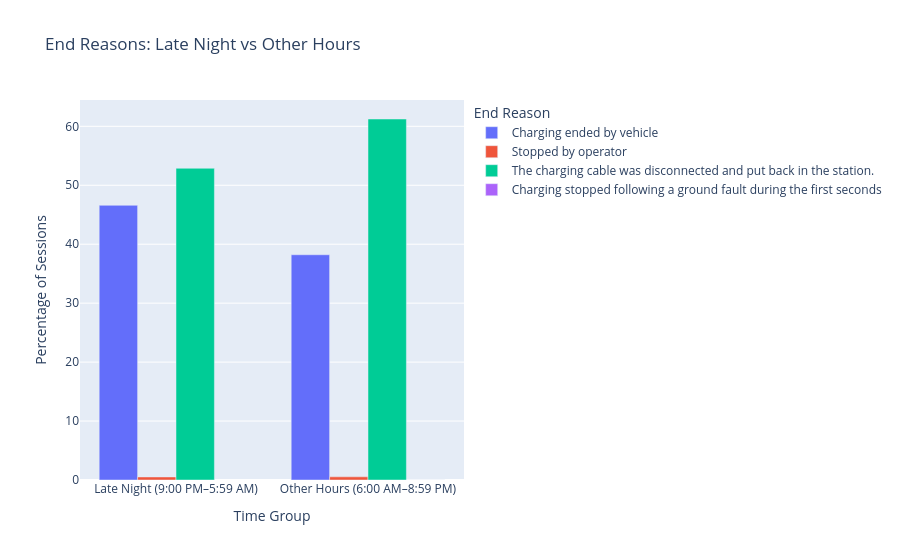

The notebook cell this image was saved under:
### Code cell
# Create interactive grouped bar chart
fig = px.bar(
    end_reason_summary,
    x="time_group",
    y="percentage",
    color="end_reason",
    barmode="group",
    title="End Reasons: Late Night vs Other Hours",
    custom_data=[
        "sessions",
        "avg_kwh",
        "avg_duration",
        "avg_kw"
    ]
)

# Customize the hover information
fig.update_traces(
    hovertemplate=
    "<b>%{x}</b><br>" +
    "End Reason: %{fullData.name}<br>" +
    "Share of Sessions: %{y:.1f}%<br>" +
    "Number of Sessions: %{customdata[0]:,}<br>" +
    "Avg Energy: %{customdata[1]:.2f} kWh<br>" +
    "Avg Duration: %{customdata[2]:.2f} hours<br>" +
    "Avg Charging Rate: %{customdata[3]:.2f} kW<br>" +
    "<extra></extra>"
)

# Update labels
fig.update_layout(
    xaxis_title="Time Group",
    yaxis_title="Percentage of Sessions",
    legend_title="End Reason"
)

fig.show()

### Figure 1 — Plotly figure (JSON) as saved in the notebook; plotly's stock layout.template omitted (floating-point values rounded to 4 significant figures)
{"data": [{"alignmentgroup": "True", "customdata": [[905, 32.58, 6.46, 5.229], [7836, 16.45, 3.367, 4.968]], "hovertemplate": "<b>%{x}</b><br>End Reason: %{fullData.name}<br>Share of Sessions: %{y:.1f}%<br>Number of Sessions: %{customdata[0]:,}<br>Avg Energy: %{customdata[1]:.2f} kWh<br>Avg Duration: %{customdata[2]:.2f} hours<br>Avg Charging Rate: %{customdata[3]:.2f} kW<br><extra></extra>", "legendgroup": "Charging ended by vehicle", "marker": {"color": "#636efa", "pattern": {"shape": ""}}, "name": "Charging ended by vehicle", "offsetgroup": "Charging ended by vehicle", "orientation": "v", "showlegend": true, "textposition": "auto", "type": "bar", "x": ["Late Night (9:00 PM–5:59 AM)", "Other Hours (6:00 AM–8:59 PM)"], "xaxis": "x", "y": [46.6, 38.21], "yaxis": "y"}, {"alignmentgroup": "True", "customdata": [[10, 11.05, 1.631, 5.768], [110, 3.307, 0.6501, 4.702]], "hovertemplate": "<b>%{x}</b><br>End Reason: %{fullData.name}<br>Share of Sessions: %{y:.1f}%<br>Number of Sessions: %{customdata[0]:,}<br>Avg Energy: %{customdata[1]:.2f} kWh<br>Avg Duration: %{customdata[2]:.2f} hours<br>Avg Charging Rate: %{customdata[3]:.2f} kW<br><extra></extra>", "legendgroup": "Stopped by operator", "marker": {"color": "#EF553B", "pattern": {"shape": ""}}, "name": "Stopped by operator", "offsetgroup": "Stopped by operator", "orientation": "v", "showlegend": true, "textposition": "auto", "type": "bar", "x": ["Late Night (9:00 PM–5:59 AM)", "Other Hours (6:00 AM–8:59 PM)"], "xaxis": "x", "y": [0.5149, 0.5364], "yaxis": "y"}, {"alignmentgroup": "True", "customdata": [[1027, 22.51, 4.004, 5.844], [12559, 13.35, 2.217, 5.788]], "hovertemplate": "<b>%{x}</b><br>End Reason: %{fullData.name}<br>Share of Sessions: %{y:.1f}%<br>Number of Sessions: %{customdata[0]:,}<br>Avg Energy: %{customdata[1]:.2f} kWh<br>Avg Duration: %{customdata[2]:.2f} hours<br>Avg Charging Rate: %{customdata[3]:.2f} kW<br><extra></extra>", "legendgroup": "The charging cable was disconnected and put back in the station.", "marker": {"color": "#00cc96", "pattern": {"shape": ""}}, "name": "The charging cable was disconnected and put back in the station.", "offsetgroup": "The charging cable was disconnected and put back in the station.", "orientation": "v", "showlegend": true, "textposition": "auto", "type": "bar", "x": ["Late Night (9:00 PM–5:59 AM)", "Other Hours (6:00 AM–8:59 PM)"], "xaxis": "x", "y": [52.88, 61.24], "yaxis": "y"}, {"alignmentgroup": "True", "customdata": [[2, 0.0013, 0.003472, 0.936]], "hovertemplate": "<b>%{x}</b><br>End Reason: %{fullData.name}<br>Share of Sessions: %{y:.1f}%<br>Number of Sessions: %{customdata[0]:,}<br>Avg Energy: %{customdata[1]:.2f} kWh<br>Avg Duration: %{customdata[2]:.2f} hours<br>Avg Charging Rate: %{customdata[3]:.2f} kW<br><extra></extra>", "legendgroup": "Charging stopped following a ground fault during the first seconds", "marker": {"color": "#ab63fa", "pattern": {"shape": ""}}, "name": "Charging stopped following a ground fault during the first seconds", "offsetgroup": "Charging stopped following a ground fault during the first seconds", "orientation": "v", "showlegend": true, "textposition": "auto", "type": "bar", "x": ["Other Hours (6:00 AM–8:59 PM)"], "xaxis": "x", "y": [0.009753], "yaxis": "y"}], "layout": {"barmode": "group", "legend": {"title": {"text": "End Reason"}, "tracegroupgap": 0}, "title": {"text": "End Reasons: Late Night vs Other Hours"}, "xaxis": {"anchor": "y", "domain": [0, 1], "title": {"text": "Time Group"}}, "yaxis": {"anchor": "x", "domain": [0, 1], "title": {"text": "Percentage of Sessions"}}}}
